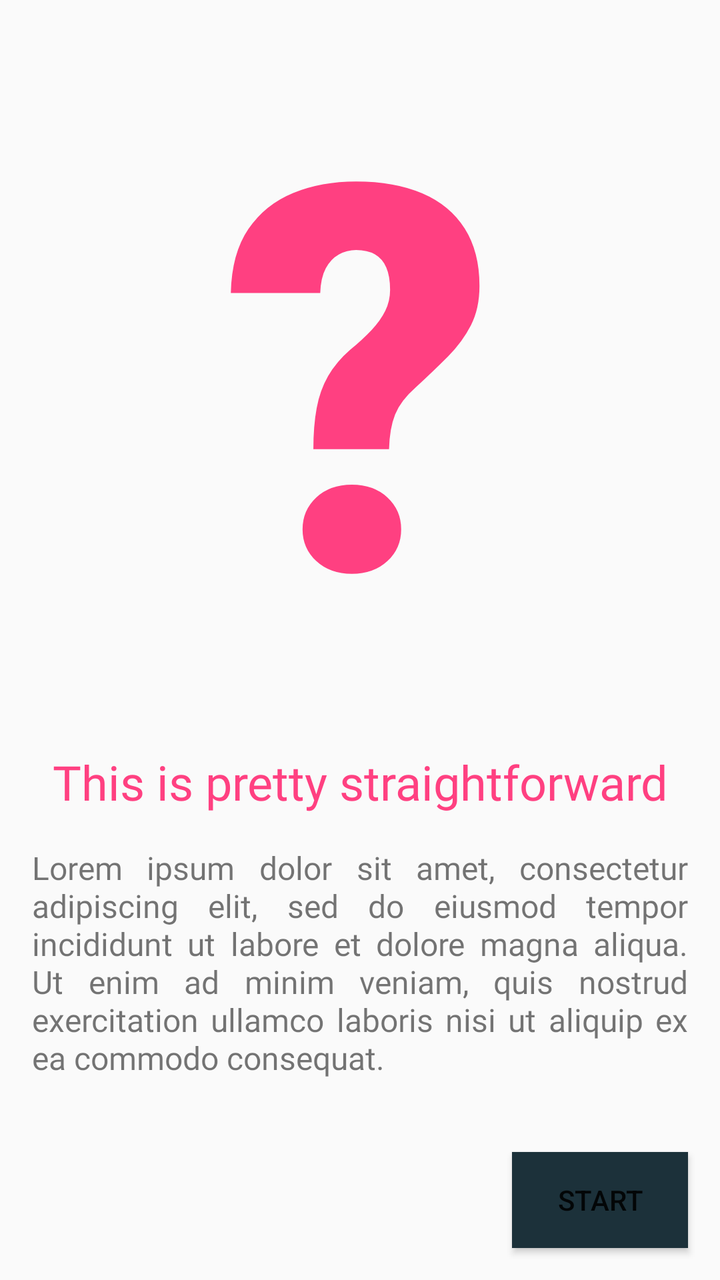
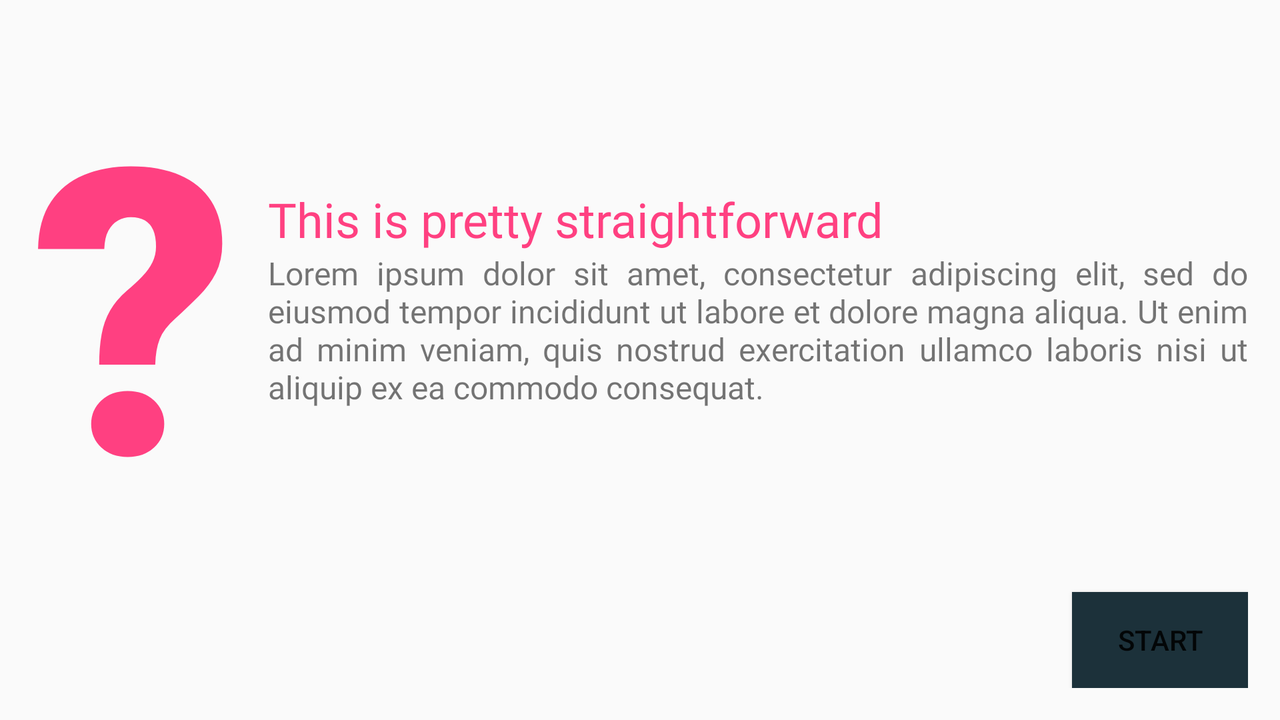

One screen, two layout resources from the same app: the default and the repository's alternative for another configuration. Each is rendered where Android would select it; the XML of both is given below.
<!-- AndroidManifest.xml: application theme AppTheme -->
<!-- res/layout/fragment_instruction.xml -->
<?xml version="1.0" encoding="utf-8"?>
<layout xmlns:android="http://schemas.android.com/apk/res/android"
    xmlns:tools="http://schemas.android.com/tools"
    xmlns:app="http://schemas.android.com/apk/res-auto"
    tools:context=".InstructionFragment">

    <androidx.constraintlayout.widget.ConstraintLayout
        android:layout_width="match_parent"
        android:layout_height="match_parent">

        <TextView
            android:id="@+id/question_mark_text"
            android:layout_width="wrap_content"
            android:layout_height="wrap_content"
            android:text="@string/question_mark"
            android:textSize="270sp"
            android:textColor="@color/accentColor"
            android:fontFamily="sans-serif-black"
            app:layout_constraintTop_toTopOf="parent"
            app:layout_constraintStart_toStartOf="parent"
            app:layout_constraintEnd_toEndOf="parent"/>

        <TextView
            android:id="@+id/instruction_title_text"
            android:layout_width="wrap_content"
            android:layout_height="wrap_content"
            android:text="@string/instructions_title"
            android:textSize="24sp"
            android:textColor="@color/accentColor"
            android:layout_marginTop="@dimen/layout_default_margin"
            android:fontFamily="@font/roboto"
            app:layout_constraintTop_toBottomOf="@id/question_mark_text"
            app:layout_constraintStart_toStartOf="parent"
            app:layout_constraintEnd_toEndOf="parent"/>

        <TextView
            android:id="@+id/instruction_content_text"
            android:layout_width="wrap_content"
            android:layout_height="wrap_content"
            android:layout_marginTop="@dimen/layout_default_margin"
            android:fontFamily="@font/roboto"
            android:justificationMode="inter_word"
            android:paddingHorizontal="@dimen/layout_default_margin"
            android:text="@string/instructions_content"
            android:textSize="16sp"
            app:layout_constraintEnd_toEndOf="parent"
            app:layout_constraintHorizontal_bias="0.0"
            app:layout_constraintStart_toStartOf="parent"
            app:layout_constraintTop_toBottomOf="@id/instruction_title_text" />

        <Button
            android:id="@+id/start_button"
            android:layout_width="wrap_content"
            android:layout_height="wrap_content"
            android:text="@string/start"
            android:background="@color/primaryDarkColor"
            android:layout_margin="16dp"
            app:layout_constraintBottom_toBottomOf="parent"
            app:layout_constraintEnd_toEndOf="parent"
            style="@style/button_style"/>

    </androidx.constraintlayout.widget.ConstraintLayout>

</layout>
<!-- resources referenced by this layout -->
<resources>
  <color name="accentColor">#FF4081</color>
  <color name="primaryDarkColor">#1c313a</color>
  <dimen name="layout_default_margin">16dp</dimen>
  <string name="instructions_content">Lorem ipsum dolor sit amet, consectetur adipiscing elit, sed do eiusmod tempor incididunt ut labore et dolore magna aliqua. Ut enim ad minim veniam, quis nostrud exercitation ullamco laboris nisi ut aliquip ex ea commodo consequat.</string>
  <string name="instructions_title">This is pretty straightforward</string>
  <string name="question_mark">\?</string>
  <string name="start">Start</string>
  <style name="AppTheme" parent="Theme.AppCompat.Light.DarkActionBar">
          
          <item name="colorPrimary">@color/primaryColor</item>
          <item name="colorPrimaryDark">@color/primaryDarkColor</item>
          <item name="colorAccent">@color/secondaryColor</item>
      </style>
  <color name="primaryColor">#455a64</color>
</resources>
<!-- res/layout-land/fragment_instruction.xml (the repository's variant of the layout above) -->
<!-- drawn on the phone turned sideways -->
<?xml version="1.0" encoding="utf-8"?>
<layout xmlns:android="http://schemas.android.com/apk/res/android"
    xmlns:tools="http://schemas.android.com/tools"
    xmlns:app="http://schemas.android.com/apk/res-auto"
    tools:context=".InstructionFragment">

    <androidx.constraintlayout.widget.ConstraintLayout
        android:layout_width="match_parent"
        android:layout_height="match_parent"
        android:padding="16dp">

        <TextView
            android:id="@+id/question_mark_text"
            android:layout_width="wrap_content"
            android:layout_height="wrap_content"
            android:text="@string/question_mark"
            android:textSize="200sp"
            android:textColor="@color/accentColor"
            android:fontFamily="sans-serif-black"
            app:layout_constraintTop_toTopOf="parent"
            app:layout_constraintStart_toStartOf="parent"
            app:layout_constraintEnd_toStartOf="@id/instruction_title_text"/>

        <TextView
            android:id="@+id/instruction_title_text"
            android:layout_width="0dp"
            android:layout_height="wrap_content"
            android:text="@string/instructions_title"
            android:textSize="24sp"
            android:textColor="@color/accentColor"
            android:fontFamily="@font/roboto"
            android:layout_marginLeft="@dimen/layout_default_margin"
            app:layout_constraintVertical_chainStyle="packed"
            app:layout_constraintTop_toTopOf="@id/question_mark_text"
            app:layout_constraintBottom_toTopOf="@id/instruction_content_text"
            app:layout_constraintStart_toEndOf="@id/question_mark_text"
            app:layout_constraintEnd_toEndOf="parent"/>

        <TextView
            android:id="@+id/instruction_content_text"
            android:layout_width="0dp"
            android:layout_height="wrap_content"
            android:text="@string/instructions_content"
            android:textSize="16sp"
            android:justificationMode="inter_word"
            android:fontFamily="@font/roboto"
            app:layout_constraintTop_toBottomOf="@id/instruction_title_text"
            app:layout_constraintBottom_toBottomOf="@id/question_mark_text"
            app:layout_constraintStart_toStartOf="@id/instruction_title_text"
            app:layout_constraintEnd_toEndOf="parent"/>

        <Button
            android:id="@+id/start_button"
            android:layout_width="wrap_content"
            android:layout_height="wrap_content"
            android:text="@string/start"
            android:background="@color/primaryDarkColor"
            app:layout_constraintBottom_toBottomOf="parent"
            app:layout_constraintEnd_toEndOf="parent"
            style="@style/button_style"/>

    </androidx.constraintlayout.widget.ConstraintLayout>

</layout>
